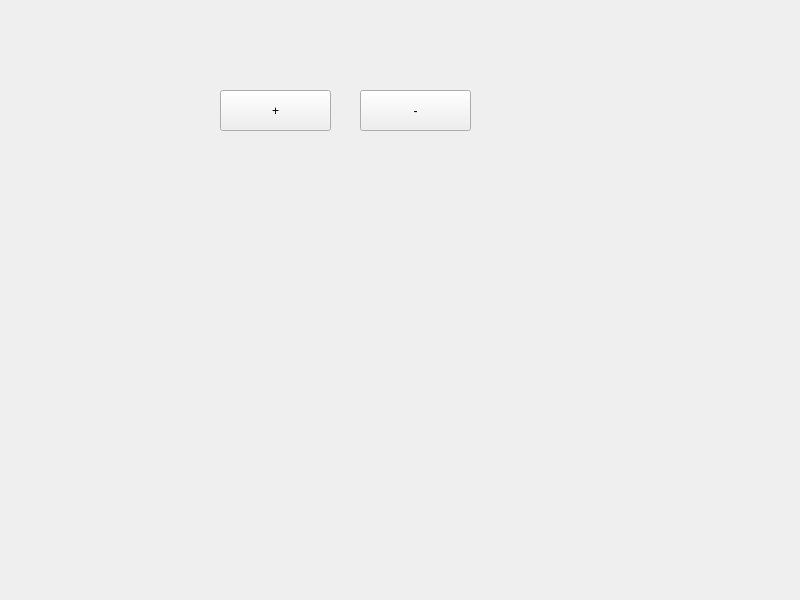
<?xml version="1.0" encoding="UTF-8"?>
<ui version="4.0">
 <class>Widget</class>
 <widget class="QWidget" name="Widget">
  <property name="geometry">
   <rect>
    <x>0</x>
    <y>0</y>
    <width>800</width>
    <height>600</height>
   </rect>
  </property>
  <property name="windowTitle">
   <string>Widget</string>
  </property>
  <widget class="QPushButton" name="pushButton_add">
   <property name="geometry">
    <rect>
     <x>220</x>
     <y>90</y>
     <width>111</width>
     <height>41</height>
    </rect>
   </property>
   <property name="text">
    <string>+</string>
   </property>
  </widget>
  <widget class="QPushButton" name="pushButton_sub">
   <property name="geometry">
    <rect>
     <x>360</x>
     <y>90</y>
     <width>111</width>
     <height>41</height>
    </rect>
   </property>
   <property name="text">
    <string>-</string>
   </property>
  </widget>
 </widget>
 <resources/>
 <connections/>
</ui>
